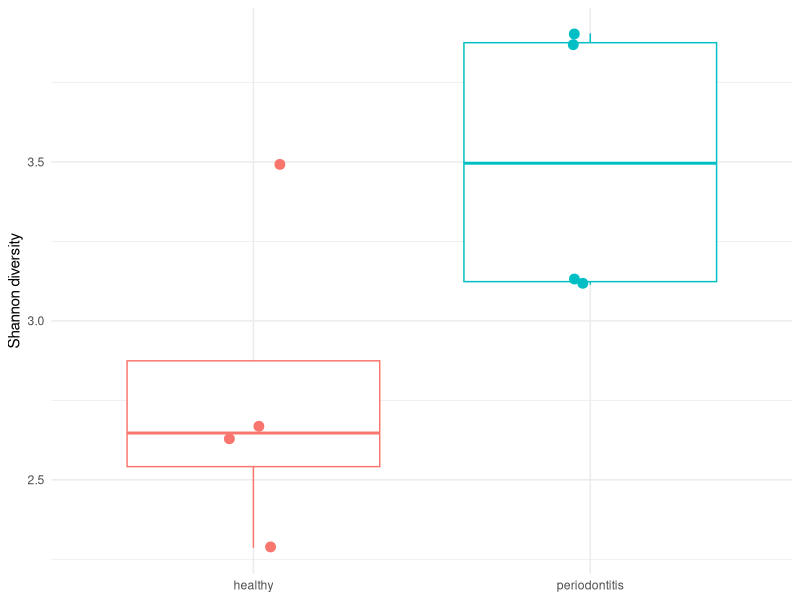
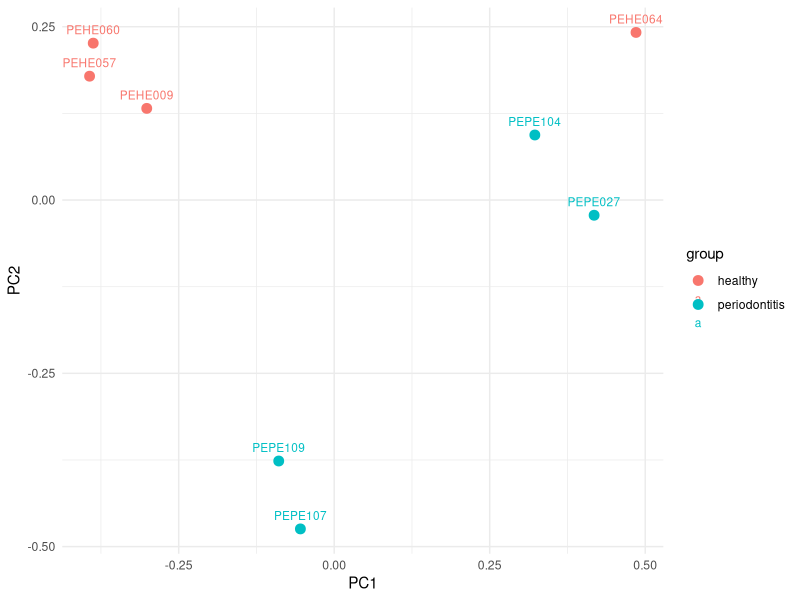
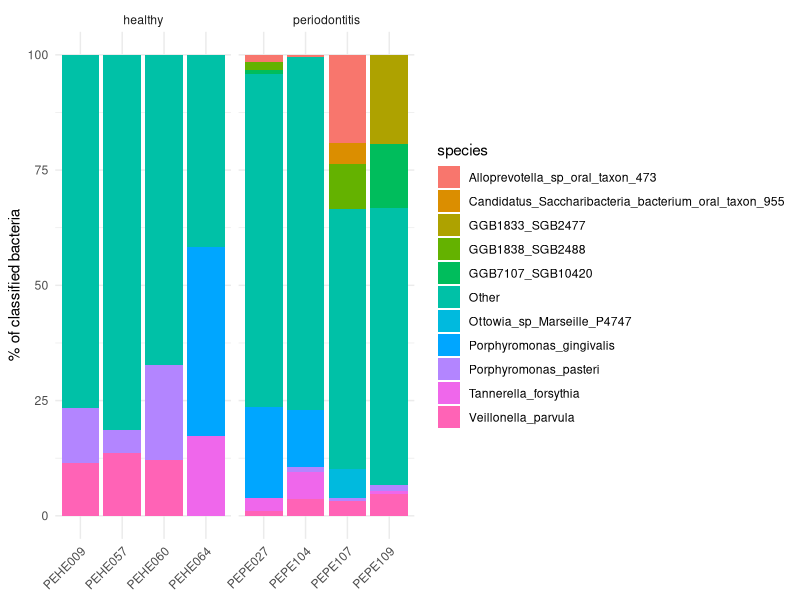

The R source for these figures, in order:
# 05_diversity_and_plots.R
# Alpha diversity (Shannon), beta diversity (Bray-Curtis, PCoA, PERMANOVA) and top-species plot.
# Input : results/metaphlan_species.csv (from script 04)
# Output: results/figures/{alpha_shannon,beta_pcoa,top_species}.png, results/diversity_tests.txt
# Only 4 vs 4 samples: treat the tests as descriptive. Run from the project folder.

library(tidyverse)
if (!requireNamespace("vegan", quietly = TRUE)) install.packages("vegan")
library(vegan)
dir.create("results/figures", recursive = TRUE, showWarnings = FALSE)

species <- read_csv("results/metaphlan_species.csv", show_col_types = FALSE)

# rescale so each sample's classified species add to 100%
sp <- species %>%
  group_by(sample_name) %>%
  mutate(rel = rel_ab / sum(rel_ab) * 100) %>%
  ungroup()

meta <- distinct(species, sample_name, group)
mat <- sp %>%
  select(sample_name, species, rel) %>%
  pivot_wider(names_from = species, values_from = rel, values_fill = 0) %>%
  column_to_rownames("sample_name")
meta <- meta[match(rownames(mat), meta$sample_name), ]

# ---- alpha diversity (within each sample) ----
alpha <- tibble(sample_name = rownames(mat),
                shannon  = diversity(mat, index = "shannon"),
                richness = specnumber(mat)) %>%
  left_join(meta, by = "sample_name")
print(alpha)
wil <- wilcox.test(shannon ~ group, data = alpha)
print(wil)

p1 <- ggplot(alpha, aes(group, shannon, colour = group)) +
  geom_boxplot(outlier.shape = NA) + geom_jitter(width = 0.08, size = 3) +
  labs(x = NULL, y = "Shannon diversity") + theme_minimal() + theme(legend.position = "none")
ggsave("results/figures/alpha_shannon.png", p1, width = 5, height = 4, dpi = 150)

# ---- beta diversity (between samples) ----
bray <- vegdist(mat, method = "bray")
perm <- adonis2(bray ~ group, data = meta, permutations = 999)
print(perm)

pc <- cmdscale(bray, k = 2)
pc_df <- tibble(sample_name = rownames(pc), PC1 = pc[, 1], PC2 = pc[, 2]) %>%
  left_join(meta, by = "sample_name")
p2 <- ggplot(pc_df, aes(PC1, PC2, colour = group, label = sample_name)) +
  geom_point(size = 3) + geom_text(vjust = -1, size = 3) + theme_minimal()
ggsave("results/figures/beta_pcoa.png", p2, width = 6, height = 5, dpi = 150)

# save the test results as text so they can be quoted in the README
capture.output(print(alpha), print(wil), print(perm),
               file = "results/diversity_tests.txt")

# ---- top 10 species ----
top <- sp %>% group_by(species) %>% summarise(m = mean(rel)) %>%
  slice_max(m, n = 10) %>% pull(species)
p3 <- sp %>%
  mutate(species = if_else(species %in% top, species, "Other")) %>%
  group_by(sample_name, group, species) %>% summarise(rel = sum(rel), .groups = "drop") %>%
  ggplot(aes(sample_name, rel, fill = species)) + geom_col() +
  facet_wrap(~group, scales = "free_x") +
  labs(x = NULL, y = "% of classified bacteria") + theme_minimal() +
  theme(axis.text.x = element_text(angle = 45, hjust = 1))
ggsave("results/figures/top_species.png", p3, width = 9, height = 5, dpi = 150)

# P. gingivalis check
sp %>% filter(species == "Porphyromonas_gingivalis") %>%
  select(sample_name, group, rel_ab, rel) %>% arrange(desc(rel)) %>% as.data.frame()
